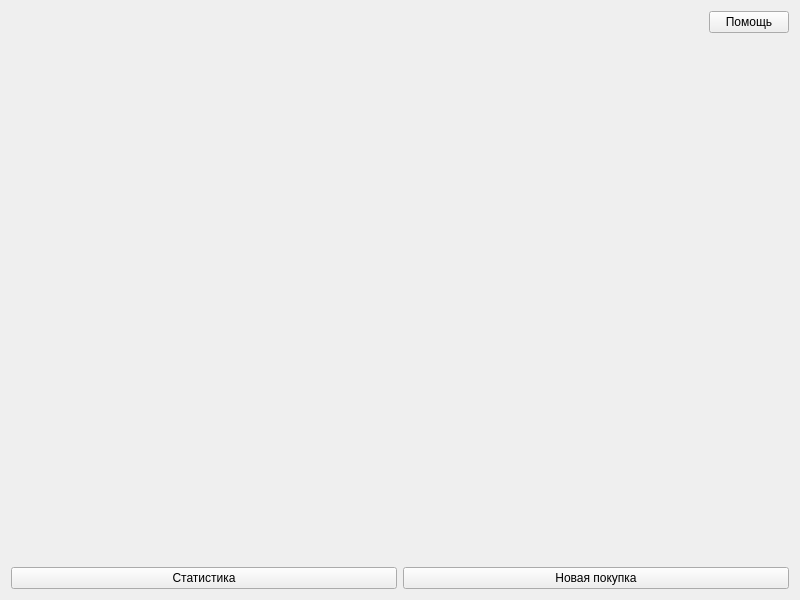
<?xml version="1.0" encoding="UTF-8"?>
<ui version="4.0">
 <class>MainWindow</class>
 <widget class="QWidget" name="MainWindow">
  <property name="geometry">
   <rect>
    <x>0</x>
    <y>0</y>
    <width>800</width>
    <height>600</height>
   </rect>
  </property>
  <property name="windowTitle">
   <string>MainWindow</string>
  </property>
  <layout class="QVBoxLayout" name="verticalLayout">
   <item>
    <layout class="QHBoxLayout" name="horizontalLayout_2">
     <item>
      <spacer name="horizontalSpacer">
       <property name="orientation">
        <enum>Qt::Horizontal</enum>
       </property>
       <property name="sizeHint" stdset="0">
        <size>
         <width>40</width>
         <height>20</height>
        </size>
       </property>
      </spacer>
     </item>
     <item>
      <widget class="QPushButton" name="help">
       <property name="styleSheet">
        <string notr="true">font: 11pt &quot;Segoe UI&quot;;</string>
       </property>
       <property name="text">
        <string>Помощь</string>
       </property>
      </widget>
     </item>
    </layout>
   </item>
   <item>
    <spacer name="verticalSpacer">
     <property name="orientation">
      <enum>Qt::Vertical</enum>
     </property>
     <property name="sizeHint" stdset="0">
      <size>
       <width>20</width>
       <height>499</height>
      </size>
     </property>
    </spacer>
   </item>
   <item>
    <layout class="QHBoxLayout" name="horizontalLayout">
     <item>
      <widget class="QPushButton" name="statistics">
       <property name="styleSheet">
        <string notr="true">font: 11pt &quot;Segoe UI&quot;;</string>
       </property>
       <property name="text">
        <string>Статистика</string>
       </property>
      </widget>
     </item>
     <item>
      <widget class="QPushButton" name="buy">
       <property name="styleSheet">
        <string notr="true">font: 11pt &quot;Segoe UI&quot;;</string>
       </property>
       <property name="text">
        <string>Новая покупка</string>
       </property>
      </widget>
     </item>
    </layout>
   </item>
  </layout>
 </widget>
 <resources/>
 <connections/>
</ui>
